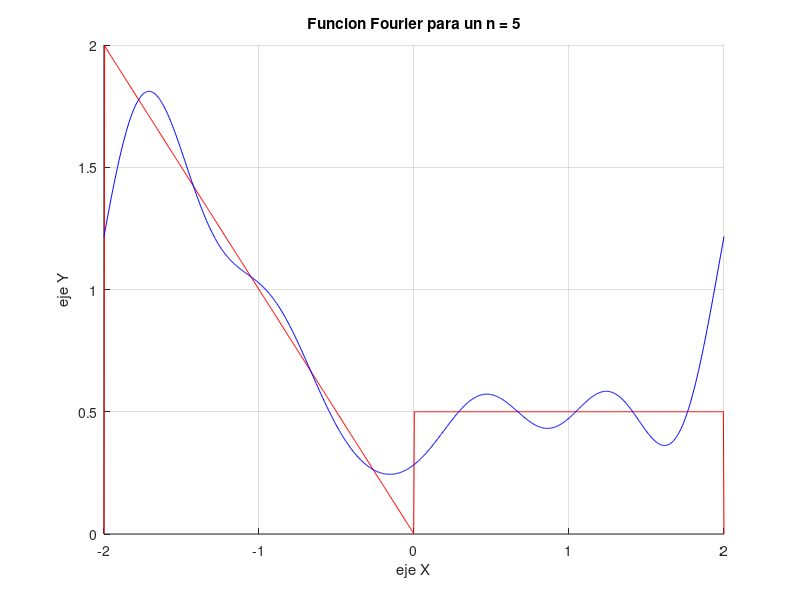

This chart was generated by the following MATLAB code:
close all
clear; 
clc;

cantidadDeIteraciones = 5;
puntosEnIntervalo = linspace(-2, 2, 1000);
%definicion de las variables a usar
T = 4;                                 %periodo
w = (2 * pi) / T;                      %frecuencia angular
A = 1;                                 %amplitud
funcionAuxiliar = 0;                   
funcionFinal = 0;
a0 = 3/4;                                 

for k = 1: cantidadDeIteraciones       %sumatoria
    ak = ((2*((-1)^(k)-1))/(k*pi)^2);
    bk = (1/2)*(((3*(-1)^(k))+ 1)/(pi*k));
    
    %almacena la sumatoria sin el a0
    funcionAuxiliar = funcionAuxiliar + (ak * cos(k*w*puntosEnIntervalo) + bk * sin(k*w*puntosEnIntervalo));
end

funcionFinal = a0 + funcionAuxiliar;

x = linspace(-2, 2, 1000);              %cantidad de puntos en el intervalo -2, 2

funcionOriginal = (((x > -2) & (x < 0)).*(-x) + ((x > 0) & (x < 2)).*(1/2));


figure(1); clf(1)
hold on
plot(x, funcionOriginal, 'r')
plot(puntosEnIntervalo, funcionFinal, 'b')
xlabel('eje X')
ylabel('eje Y')
title('Funcion Fourier para un n = 5')
grid on
